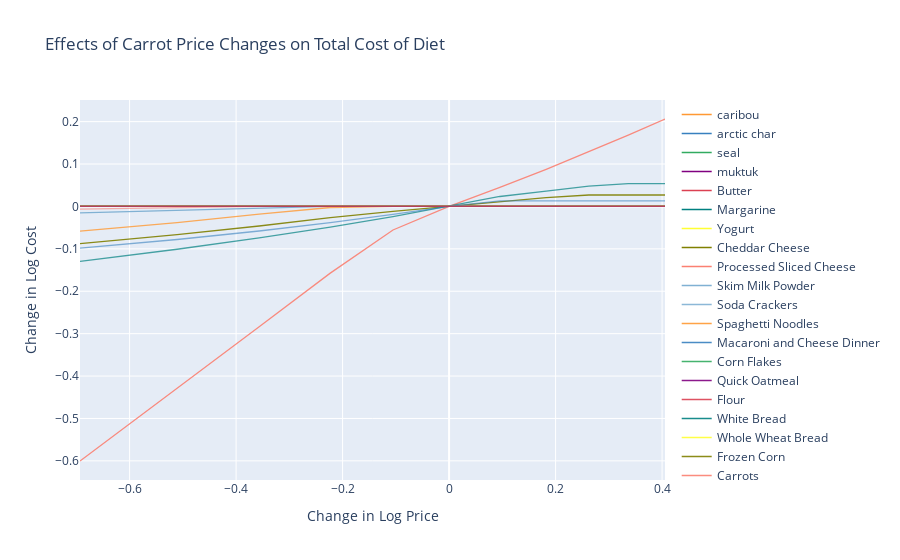

Notebook code cell kept with this figure:
### Markdown cell above
### Graphs for Traditional + Grocery Store Sensitivity

### Code cell
cf.go_offline()

scale = [.5,.6,.7,.8,.9,1.,1.1,1.2,1.3,1.4,1.5]

cost0 = solve_subsistence_problem(FoodNutrients_2,Prices_2,diet_min[group],diet_max[group],tol=tol).fun

Price_response={}
for s in scale:
    cost = {}
    for i,p in enumerate(Prices_2):
        my_p = Prices_2.copy()
        my_p.iloc[i] = p*s
        result = solve_subsistence_problem(FoodNutrients_2,my_p,diet_min[group],diet_max[group],tol=tol)
        cost[Prices_2.index[i]] = np.log(result.fun/cost0)
    Price_response[np.log(s)] = cost

Price_response = pd.DataFrame(Price_response).T
Price_response.iplot(layout={
    'title': 'Effects of Carrot Price Changes on Total Cost of Diet',  
    'xaxis': {
        'title': 'Change in Log Price'
    },
    'yaxis': {
        'title': 'Change in Log Cost'
    }
})

### Figure 1 — Plotly figure (JSON) as saved in the notebook; plotly's stock layout.template omitted (floating-point values rounded to 4 significant figures)
{"data": [{"line": {"color": "rgba(255, 153, 51, 1.0)", "dash": "solid", "shape": "linear", "width": 1.3}, "mode": "lines", "name": "caribou", "text": "", "type": "scatter", "x": [-0.6931, -0.5108, -0.3567, -0.2231, -0.1054, 0, 0.09531, 0.1823, 0.2624, 0.3365, 0.4055], "y": [0, 0, 0, 0, 0, 0, 0, 0, 0, 0, 0]}, {"line": {"color": "rgba(55, 128, 191, 1.0)", "dash": "solid", "shape": "linear", "width": 1.3}, "mode": "lines", "name": "arctic char", "text": "", "type": "scatter", "x": [-0.6931, -0.5108, -0.3567, -0.2231, -0.1054, 0, 0.09531, 0.1823, 0.2624, 0.3365, 0.4055], "y": [0, 0, 0, 0, 0, 0, 0, 0, 0, 0, 0]}, {"line": {"color": "rgba(50, 171, 96, 1.0)", "dash": "solid", "shape": "linear", "width": 1.3}, "mode": "lines", "name": "seal", "text": "", "type": "scatter", "x": [-0.6931, -0.5108, -0.3567, -0.2231, -0.1054, 0, 0.09531, 0.1823, 0.2624, 0.3365, 0.4055], "y": [0, 0, 0, 0, 0, 0, 0, 0, 0, 0, 0]}, {"line": {"color": "rgba(128, 0, 128, 1.0)", "dash": "solid", "shape": "linear", "width": 1.3}, "mode": "lines", "name": "muktuk", "text": "", "type": "scatter", "x": [-0.6931, -0.5108, -0.3567, -0.2231, -0.1054, 0, 0.09531, 0.1823, 0.2624, 0.3365, 0.4055], "y": [0, 0, 0, 0, 0, 0, 0, 0, 0, 0, 0]}, {"line": {"color": "rgba(219, 64, 82, 1.0)", "dash": "solid", "shape": "linear", "width": 1.3}, "mode": "lines", "name": "Butter", "text": "", "type": "scatter", "x": [-0.6931, -0.5108, -0.3567, -0.2231, -0.1054, 0, 0.09531, 0.1823, 0.2624, 0.3365, 0.4055], "y": [0, 0, 0, 0, 0, 0, 0, 0, 0, 0, 0]}, {"line": {"color": "rgba(0, 128, 128, 1.0)", "dash": "solid", "shape": "linear", "width": 1.3}, "mode": "lines", "name": "Margarine", "text": "", "type": "scatter", "x": [-0.6931, -0.5108, -0.3567, -0.2231, -0.1054, 0, 0.09531, 0.1823, 0.2624, 0.3365, 0.4055], "y": [0, 0, 0, 0, 0, 0, 0, 0, 0, 0, 0]}, {"line": {"color": "rgba(255, 255, 51, 1.0)", "dash": "solid", "shape": "linear", "width": 1.3}, "mode": "lines", "name": "Yogurt ", "text": "", "type": "scatter", "x": [-0.6931, -0.5108, -0.3567, -0.2231, -0.1054, 0, 0.09531, 0.1823, 0.2624, 0.3365, 0.4055], "y": [0, 0, 0, 0, 0, 0, 0, 0, 0, 0, 0]}, {"line": {"color": "rgba(128, 128, 0, 1.0)", "dash": "solid", "shape": "linear", "width": 1.3}, "mode": "lines", "name": "Cheddar Cheese ", "text": "", "type": "scatter", "x": [-0.6931, -0.5108, -0.3567, -0.2231, -0.1054, 0, 0.09531, 0.1823, 0.2624, 0.3365, 0.4055], "y": [0, 0, 0, 0, 0, 0, 0, 0, 0, 0, 0]}, {"line": {"color": "rgba(251, 128, 114, 1.0)", "dash": "solid", "shape": "linear", "width": 1.3}, "mode": "lines", "name": "Processed Sliced Cheese ", "text": "", "type": "scatter", "x": [-0.6931, -0.5108, -0.3567, -0.2231, -0.1054, 0, 0.09531, 0.1823, 0.2624, 0.3365, 0.4055], "y": [0, 0, 0, 0, 0, 0, 0, 0, 0, 0, 0]}, {"line": {"color": "rgba(128, 177, 211, 1.0)", "dash": "solid", "shape": "linear", "width": 1.3}, "mode": "lines", "name": "Skim Milk Powder ", "text": "", "type": "scatter", "x": [-0.6931, -0.5108, -0.3567, -0.2231, -0.1054, 0, 0.09531, 0.1823, 0.2624, 0.3365, 0.4055], "y": [-0.01514, -0.009303, -0.003851, 0, 0, 0, 0, 0, 0, 0, 0]}, {"line": {"color": "rgba(128, 177, 211, 0.8999999999999999)", "dash": "solid", "shape": "linear", "width": 1.3}, "mode": "lines", "name": "Soda Crackers", "text": "", "type": "scatter", "x": [-0.6931, -0.5108, -0.3567, -0.2231, -0.1054, 0, 0.09531, 0.1823, 0.2624, 0.3365, 0.4055], "y": [0, 0, 0, 0, 0, 0, 0, 0, 0, 0, 0]}, {"line": {"color": "rgba(255, 153, 51, 0.8999999999999999)", "dash": "solid", "shape": "linear", "width": 1.3}, "mode": "lines", "name": "Spaghetti Noodles", "text": "", "type": "scatter", "x": [-0.6931, -0.5108, -0.3567, -0.2231, -0.1054, 0, 0.09531, 0.1823, 0.2624, 0.3365, 0.4055], "y": [0, 0, 0, 0, 0, 0, 0, 0, 0, 0, 0]}, {"line": {"color": "rgba(55, 128, 191, 0.8999999999999999)", "dash": "solid", "shape": "linear", "width": 1.3}, "mode": "lines", "name": "Macaroni and Cheese Dinner ", "text": "", "type": "scatter", "x": [-0.6931, -0.5108, -0.3567, -0.2231, -0.1054, 0, 0.09531, 0.1823, 0.2624, 0.3365, 0.4055], "y": [0, 0, 0, 0, 0, 0, 0, 0, 0, 0, 0]}, {"line": {"color": "rgba(50, 171, 96, 0.8999999999999999)", "dash": "solid", "shape": "linear", "width": 1.3}, "mode": "lines", "name": "Corn Flakes", "text": "", "type": "scatter", "x": [-0.6931, -0.5108, -0.3567, -0.2231, -0.1054, 0, 0.09531, 0.1823, 0.2624, 0.3365, 0.4055], "y": [0, 0, 0, 0, 0, 0, 0, 0, 0, 0, 0]}, {"line": {"color": "rgba(128, 0, 128, 0.8999999999999999)", "dash": "solid", "shape": "linear", "width": 1.3}, "mode": "lines", "name": "Quick Oatmeal", "text": "", "type": "scatter", "x": [-0.6931, -0.5108, -0.3567, -0.2231, -0.1054, 0, 0.09531, 0.1823, 0.2624, 0.3365, 0.4055], "y": [0, 0, 0, 0, 0, 0, 0, 0, 0, 0, 0]}, {"line": {"color": "rgba(219, 64, 82, 0.8999999999999999)", "dash": "solid", "shape": "linear", "width": 1.3}, "mode": "lines", "name": "Flour", "text": "", "type": "scatter", "x": [-0.6931, -0.5108, -0.3567, -0.2231, -0.1054, 0, 0.09531, 0.1823, 0.2624, 0.3365, 0.4055], "y": [0, 0, 0, 0, 0, 0, 0, 0, 0, 0, 0]}, {"line": {"color": "rgba(0, 128, 128, 0.8999999999999999)", "dash": "solid", "shape": "linear", "width": 1.3}, "mode": "lines", "name": "White Bread ", "text": "", "type": "scatter", "x": [-0.6931, -0.5108, -0.3567, -0.2231, -0.1054, 0, 0.09531, 0.1823, 0.2624, 0.3365, 0.4055], "y": [0, 0, 0, 0, 0, 0, 0, 0, 0, 0, 0]}, {"line": {"color": "rgba(255, 255, 51, 0.8999999999999999)", "dash": "solid", "shape": "linear", "width": 1.3}, "mode": "lines", "name": "Whole Wheat Bread", "text": "", "type": "scatter", "x": [-0.6931, -0.5108, -0.3567, -0.2231, -0.1054, 0, 0.09531, 0.1823, 0.2624, 0.3365, 0.4055], "y": [0, 0, 0, 0, 0, 0, 0, 0, 0, 0, 0]}, {"line": {"color": "rgba(128, 128, 0, 0.8999999999999999)", "dash": "solid", "shape": "linear", "width": 1.3}, "mode": "lines", "name": "Frozen Corn", "text": "", "type": "scatter", "x": [-0.6931, -0.5108, -0.3567, -0.2231, -0.1054, 0, 0.09531, 0.1823, 0.2624, 0.3365, 0.4055], "y": [-0.08753, -0.06645, -0.04611, -0.02636, -0.01173, 0, 0.0116, 0.02061, 0.02704, 0.02704, 0.02704]}, {"line": {"color": "rgba(251, 128, 114, 0.8999999999999999)", "dash": "solid", "shape": "linear", "width": 1.3}, "mode": "lines", "name": "Carrots", "text": "", "type": "scatter", "x": [-0.6931, -0.5108, -0.3567, -0.2231, -0.1054, 0, 0.09531, 0.1823, 0.2624, 0.3365, 0.4055], "y": [-0.6003, -0.4295, -0.2836, -0.1572, -0.05545, 0, 0.04478, 0.08765, 0.1288, 0.1682, 0.2062]}, {"line": {"color": "rgba(251, 128, 114, 0.7999999999999998)", "dash": "solid", "shape": "linear", "width": 1.3}, "mode": "lines", "name": "Frozen Mixed Vegetables", "text": "", "type": "scatter", "x": [-0.6931, -0.5108, -0.3567, -0.2231, -0.1054, 0, 0.09531, 0.1823, 0.2624, 0.3365, 0.4055], "y": [0, 0, 0, 0, 0, 0, 0, 0, 0, 0, 0]}, {"line": {"color": "rgba(128, 177, 211, 0.7999999999999998)", "dash": "solid", "shape": "linear", "width": 1.3}, "mode": "lines", "name": "Apples ", "text": "", "type": "scatter", "x": [-0.6931, -0.5108, -0.3567, -0.2231, -0.1054, 0, 0.09531, 0.1823, 0.2624, 0.3365, 0.4055], "y": [0, 0, 0, 0, 0, 0, 0, 0, 0, 0, 0]}, {"line": {"color": "rgba(255, 153, 51, 0.7999999999999998)", "dash": "solid", "shape": "linear", "width": 1.3}, "mode": "lines", "name": "Bananas", "text": "", "type": "scatter", "x": [-0.6931, -0.5108, -0.3567, -0.2231, -0.1054, 0, 0.09531, 0.1823, 0.2624, 0.3365, 0.4055], "y": [-0.05839, -0.03795, -0.01812, -0.002531, 0, 0, 0, 0, 0, 0, 0]}, {"line": {"color": "rgba(55, 128, 191, 0.7999999999999998)", "dash": "solid", "shape": "linear", "width": 1.3}, "mode": "lines", "name": "Grapes", "text": "", "type": "scatter", "x": [-0.6931, -0.5108, -0.3567, -0.2231, -0.1054, 0, 0.09531, 0.1823, 0.2624, 0.3365, 0.4055], "y": [0, 0, 0, 0, 0, 0, 0, 0, 0, 0, 0]}, {"line": {"color": "rgba(50, 171, 96, 0.7999999999999998)", "dash": "solid", "shape": "linear", "width": 1.3}, "mode": "lines", "name": "Tomatoes", "text": "", "type": "scatter", "x": [-0.6931, -0.5108, -0.3567, -0.2231, -0.1054, 0, 0.09531, 0.1823, 0.2624, 0.3365, 0.4055], "y": [0, 0, 0, 0, 0, 0, 0, 0, 0, 0, 0]}, {"line": {"color": "rgba(128, 0, 128, 0.7999999999999998)", "dash": "solid", "shape": "linear", "width": 1.3}, "mode": "lines", "name": "Onions", "text": "", "type": "scatter", "x": [-0.6931, -0.5108, -0.3567, -0.2231, -0.1054, 0, 0.09531, 0.1823, 0.2624, 0.3365, 0.4055], "y": [0, 0, 0, 0, 0, 0, 0, 0, 0, 0, 0]}, {"line": {"color": "rgba(219, 64, 82, 0.7999999999999998)", "dash": "solid", "shape": "linear", "width": 1.3}, "mode": "lines", "name": "Potatoes", "text": "", "type": "scatter", "x": [-0.6931, -0.5108, -0.3567, -0.2231, -0.1054, 0, 0.09531, 0.1823, 0.2624, 0.3365, 0.4055], "y": [0, 0, 0, 0, 0, 0, 0, 0, 0, 0, 0]}, {"line": {"color": "rgba(0, 128, 128, 0.7999999999999998)", "dash": "solid", "shape": "linear", "width": 1.3}, "mode": "lines", "name": "Peanut Butter ", "text": "", "type": "scatter", "x": [-0.6931, -0.5108, -0.3567, -0.2231, -0.1054, 0, 0.09531, 0.1823, 0.2624, 0.3365, 0.4055], "y": [0, 0, 0, 0, 0, 0, 0, 0, 0, 0, 0]}, {"line": {"color": "rgba(255, 255, 51, 0.7999999999999998)", "dash": "solid", "shape": "linear", "width": 1.3}, "mode": "lines", "name": "Canned Luncheon Meat", "text": "", "type": "scatter", "x": [-0.6931, -0.5108, -0.3567, -0.2231, -0.1054, 0, 0.09531, 0.1823, 0.2624, 0.3365, 0.4055], "y": [0, 0, 0, 0, 0, 0, 0, 0, 0, 0, 0]}, {"line": {"color": "rgba(128, 128, 0, 0.7999999999999998)", "dash": "solid", "shape": "linear", "width": 1.3}, "mode": "lines", "name": "Canned Pink Salmon", "text": "", "type": "scatter", "x": [-0.6931, -0.5108, -0.3567, -0.2231, -0.1054, 0, 0.09531, 0.1823, 0.2624, 0.3365, 0.4055], "y": [0, 0, 0, 0, 0, 0, 0, 0, 0, 0, 0]}, {"line": {"color": "rgba(128, 128, 0, 0.7)", "dash": "solid", "shape": "linear", "width": 1.3}, "mode": "lines", "name": "Ground Beef", "text": "", "type": "scatter", "x": [-0.6931, -0.5108, -0.3567, -0.2231, -0.1054, 0, 0.09531, 0.1823, 0.2624, 0.3365, 0.4055], "y": [0, 0, 0, 0, 0, 0, 0, 0, 0, 0, 0]}, {"line": {"color": "rgba(251, 128, 114, 0.7)", "dash": "solid", "shape": "linear", "width": 1.3}, "mode": "lines", "name": "Pork Chops", "text": "", "type": "scatter", "x": [-0.6931, -0.5108, -0.3567, -0.2231, -0.1054, 0, 0.09531, 0.1823, 0.2624, 0.3365, 0.4055], "y": [0, 0, 0, 0, 0, 0, 0, 0, 0, 0, 0]}, {"line": {"color": "rgba(128, 177, 211, 0.7)", "dash": "solid", "shape": "linear", "width": 1.3}, "mode": "lines", "name": "Chicken Legs or Drumsticks", "text": "", "type": "scatter", "x": [-0.6931, -0.5108, -0.3567, -0.2231, -0.1054, 0, 0.09531, 0.1823, 0.2624, 0.3365, 0.4055], "y": [0, 0, 0, 0, 0, 0, 0, 0, 0, 0, 0]}, {"line": {"color": "rgba(255, 153, 51, 0.7)", "dash": "solid", "shape": "linear", "width": 1.3}, "mode": "lines", "name": "Bacon", "text": "", "type": "scatter", "x": [-0.6931, -0.5108, -0.3567, -0.2231, -0.1054, 0, 0.09531, 0.1823, 0.2624, 0.3365, 0.4055], "y": [0, 0, 0, 0, 0, 0, 0, 0, 0, 0, 0]}, {"line": {"color": "rgba(55, 128, 191, 0.7)", "dash": "solid", "shape": "linear", "width": 1.3}, "mode": "lines", "name": "Wieners", "text": "", "type": "scatter", "x": [-0.6931, -0.5108, -0.3567, -0.2231, -0.1054, 0, 0.09531, 0.1823, 0.2624, 0.3365, 0.4055], "y": [0, 0, 0, 0, 0, 0, 0, 0, 0, 0, 0]}, {"line": {"color": "rgba(50, 171, 96, 0.7)", "dash": "solid", "shape": "linear", "width": 1.3}, "mode": "lines", "name": "Bologna", "text": "", "type": "scatter", "x": [-0.6931, -0.5108, -0.3567, -0.2231, -0.1054, 0, 0.09531, 0.1823, 0.2624, 0.3365, 0.4055], "y": [0, 0, 0, 0, 0, 0, 0, 0, 0, 0, 0]}, {"line": {"color": "rgba(128, 0, 128, 0.7)", "dash": "solid", "shape": "linear", "width": 1.3}, "mode": "lines", "name": "Frozen Pre-Cooked Dinners", "text": "", "type": "scatter", "x": [-0.6931, -0.5108, -0.3567, -0.2231, -0.1054, 0, 0.09531, 0.1823, 0.2624, 0.3365, 0.4055], "y": [0, 0, 0, 0, 0, 0, 0, 0, 0, 0, 0]}, {"line": {"color": "rgba(219, 64, 82, 0.7)", "dash": "solid", "shape": "linear", "width": 1.3}, "mode": "lines", "name": "Frozen Pizza", "text": "", "type": "scatter", "x": [-0.6931, -0.5108, -0.3567, -0.2231, -0.1054, 0, 0.09531, 0.1823, 0.2624, 0.3365, 0.4055], "y": [0, 0, 0, 0, 0, 0, 0, 0, 0, 0, 0]}, {"line": {"color": "rgba(0, 128, 128, 0.7)", "dash": "solid", "shape": "linear", "width": 1.3}, "mode": "lines", "name": "Frozen French Fries", "text": "", "type": "scatter", "x": [-0.6931, -0.5108, -0.3567, -0.2231, -0.1054, 0, 0.09531, 0.1823, 0.2624, 0.3365, 0.4055], "y": [-0.1294, -0.101, -0.07399, -0.04871, -0.02406, 0, 0.0235, 0.03631, 0.04777, 0.05393, 0.05393]}, {"line": {"color": "rgba(255, 255, 51, 0.7)", "dash": "solid", "shape": "linear", "width": 1.3}, "mode": "lines", "name": "Pilot Biscuits ", "text": "", "type": "scatter", "x": [-0.6931, -0.5108, -0.3567, -0.2231, -0.1054, 0, 0.09531, 0.1823, 0.2624, 0.3365, 0.4055], "y": [0, 0, 0, 0, 0, 0, 0, 0, 0, 0, 0]}, {"line": {"color": "rgba(255, 255, 51, 0.5999999999999999)", "dash": "solid", "shape": "linear", "width": 1.3}, "mode": "lines", "name": "Chocolate Bars ", "text": "", "type": "scatter", "x": [-0.6931, -0.5108, -0.3567, -0.2231, -0.1054, 0, 0.09531, 0.1823, 0.2624, 0.3365, 0.4055], "y": [0, 0, 0, 0, 0, 0, 0, 0, 0, 0, 0]}, {"line": {"color": "rgba(128, 128, 0, 0.5999999999999999)", "dash": "solid", "shape": "linear", "width": 1.3}, "mode": "lines", "name": "Potato Chips ", "text": "", "type": "scatter", "x": [-0.6931, -0.5108, -0.3567, -0.2231, -0.1054, 0, 0.09531, 0.1823, 0.2624, 0.3365, 0.4055], "y": [0, 0, 0, 0, 0, 0, 0, 0, 0, 0, 0]}, {"line": {"color": "rgba(251, 128, 114, 0.5999999999999999)", "dash": "solid", "shape": "linear", "width": 1.3}, "mode": "lines", "name": "Milk 2%", "text": "", "type": "scatter", "x": [-0.6931, -0.5108, -0.3567, -0.2231, -0.1054, 0, 0.09531, 0.1823, 0.2624, 0.3365, 0.4055], "y": [-0.006165, -0.002709, 0, 0, 0, 0, 0, 0, 0, 0, 0]}, {"line": {"color": "rgba(128, 177, 211, 0.5999999999999999)", "dash": "solid", "shape": "linear", "width": 1.3}, "mode": "lines", "name": "UHT Milk ", "text": "", "type": "scatter", "x": [-0.6931, -0.5108, -0.3567, -0.2231, -0.1054, 0, 0.09531, 0.1823, 0.2624, 0.3365, 0.4055], "y": [0, 0, 0, 0, 0, 0, 0, 0, 0, 0, 0]}, {"line": {"color": "rgba(255, 153, 51, 0.5999999999999999)", "dash": "solid", "shape": "linear", "width": 1.3}, "mode": "lines", "name": "Apple Juice", "text": "", "type": "scatter", "x": [-0.6931, -0.5108, -0.3567, -0.2231, -0.1054, 0, 0.09531, 0.1823, 0.2624, 0.3365, 0.4055], "y": [0, 0, 0, 0, 0, 0, 0, 0, 0, 0, 0]}, {"line": {"color": "rgba(55, 128, 191, 0.5999999999999999)", "dash": "solid", "shape": "linear", "width": 1.3}, "mode": "lines", "name": "Orange Juice", "text": "", "type": "scatter", "x": [-0.6931, -0.5108, -0.3567, -0.2231, -0.1054, 0, 0.09531, 0.1823, 0.2624, 0.3365, 0.4055], "y": [-0.0985, -0.07801, -0.05793, -0.03824, -0.01894, 0, 0.01293, 0.01299, 0.01299, 0.01299, 0.01299]}, {"line": {"color": "rgba(50, 171, 96, 0.5999999999999999)", "dash": "solid", "shape": "linear", "width": 1.3}, "mode": "lines", "name": "Tomato Juice", "text": "", "type": "scatter", "x": [-0.6931, -0.5108, -0.3567, -0.2231, -0.1054, 0, 0.09531, 0.1823, 0.2624, 0.3365, 0.4055], "y": [0, 0, 0, 0, 0, 0, 0, 0, 0, 0, 0]}, {"line": {"color": "rgba(128, 0, 128, 0.5999999999999999)", "dash": "solid", "shape": "linear", "width": 1.3}, "mode": "lines", "name": "Vegetable Juice", "text": "", "type": "scatter", "x": [-0.6931, -0.5108, -0.3567, -0.2231, -0.1054, 0, 0.09531, 0.1823, 0.2624, 0.3365, 0.4055], "y": [0, 0, 0, 0, 0, 0, 0, 0, 0, 0, 0]}, {"line": {"color": "rgba(219, 64, 82, 0.5999999999999999)", "dash": "solid", "shape": "linear", "width": 1.3}, "mode": "lines", "name": "Soft Drinks", "text": "", "type": "scatter", "x": [-0.6931, -0.5108, -0.3567, -0.2231, -0.1054, 0, 0.09531, 0.1823, 0.2624, 0.3365, 0.4055], "y": [0, 0, 0, 0, 0, 0, 0, 0, 0, 0, 0]}], "layout": {"title": {"text": "Effects of Carrot Price Changes on Total Cost of Diet"}, "xaxis": {"title": {"text": "Change in Log Price"}}, "yaxis": {"title": {"text": "Change in Log Cost"}}}}
